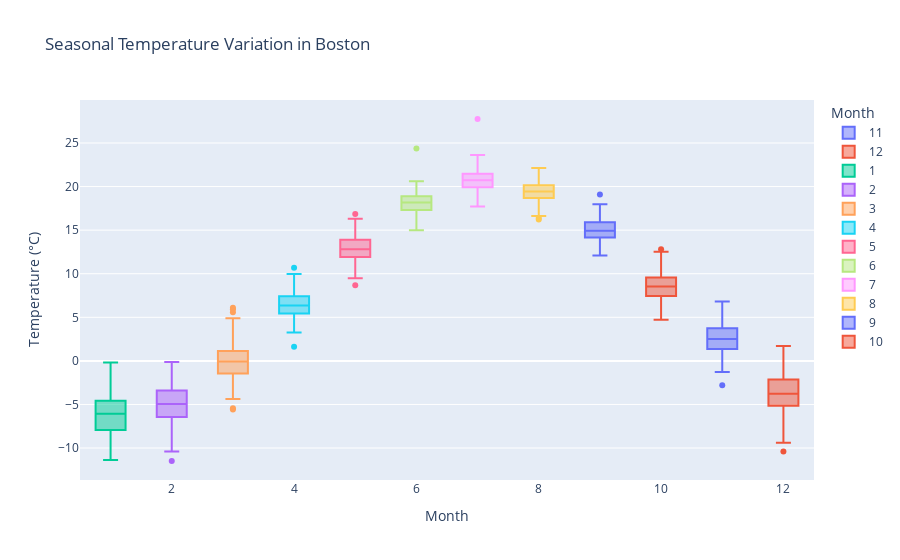

This figure's notebook cell:
### Markdown cell above
This graph shows the overall average temperature for each month of the year. This graph shows the steady incline upwards, until the severe cold waves that hit Denmark in the last recorded Decade.

### Code cell
ny = df[df['City'] == "Boston"].copy()
ny['month'] = ny['dt'].dt.month

fig = px.box(ny, x="month", y="AverageTemperature", title="Seasonal Temperature Variation in Boston", 
             labels={"month": "Month", "AverageTemperature": "Temperature (°C)"}, color="month")
fig.show()

### Figure 1 — Plotly figure (JSON) as saved in the notebook; plotly's stock layout.template omitted (floating-point values rounded to 4 significant figures; data arrays with more than 128 entries replaced by an {"elided": "..."} marker saying what was removed)
{"data": [{"alignmentgroup": "True", "hovertemplate": "Month=%{x}<br>Temperature (°C)=%{y}<extra></extra>", "legendgroup": "11", "marker": {"color": "#636efa"}, "name": "11", "notched": false, "offsetgroup": "11", "orientation": "v", "showlegend": true, "type": "box", "x": {"elided": "270 int values"}, "x0": " ", "xaxis": "x", "y": {"elided": "270 float values"}, "y0": " ", "yaxis": "y"}, {"alignmentgroup": "True", "hovertemplate": "Month=%{x}<br>Temperature (°C)=%{y}<extra></extra>", "legendgroup": "12", "marker": {"color": "#EF553B"}, "name": "12", "notched": false, "offsetgroup": "12", "orientation": "v", "showlegend": true, "type": "box", "x": {"elided": "270 int values"}, "x0": " ", "xaxis": "x", "y": {"elided": "270 float values"}, "y0": " ", "yaxis": "y"}, {"alignmentgroup": "True", "hovertemplate": "Month=%{x}<br>Temperature (°C)=%{y}<extra></extra>", "legendgroup": "1", "marker": {"color": "#00cc96"}, "name": "1", "notched": false, "offsetgroup": "1", "orientation": "v", "showlegend": true, "type": "box", "x": {"elided": "270 int values"}, "x0": " ", "xaxis": "x", "y": {"elided": "270 float values"}, "y0": " ", "yaxis": "y"}, {"alignmentgroup": "True", "hovertemplate": "Month=%{x}<br>Temperature (°C)=%{y}<extra></extra>", "legendgroup": "2", "marker": {"color": "#ab63fa"}, "name": "2", "notched": false, "offsetgroup": "2", "orientation": "v", "showlegend": true, "type": "box", "x": {"elided": "270 int values"}, "x0": " ", "xaxis": "x", "y": {"elided": "270 float values"}, "y0": " ", "yaxis": "y"}, {"alignmentgroup": "True", "hovertemplate": "Month=%{x}<br>Temperature (°C)=%{y}<extra></extra>", "legendgroup": "3", "marker": {"color": "#FFA15A"}, "name": "3", "notched": false, "offsetgroup": "3", "orientation": "v", "showlegend": true, "type": "box", "x": {"elided": "270 int values"}, "x0": " ", "xaxis": "x", "y": {"elided": "270 float values"}, "y0": " ", "yaxis": "y"}, {"alignmentgroup": "True", "hovertemplate": "Month=%{x}<br>Temperature (°C)=%{y}<extra></extra>", "legendgroup": "4", "marker": {"color": "#19d3f3"}, "name": "4", "notched": false, "offsetgroup": "4", "orientation": "v", "showlegend": true, "type": "box", "x": {"elided": "270 int values"}, "x0": " ", "xaxis": "x", "y": {"elided": "270 float values"}, "y0": " ", "yaxis": "y"}, {"alignmentgroup": "True", "hovertemplate": "Month=%{x}<br>Temperature (°C)=%{y}<extra></extra>", "legendgroup": "5", "marker": {"color": "#FF6692"}, "name": "5", "notched": false, "offsetgroup": "5", "orientation": "v", "showlegend": true, "type": "box", "x": {"elided": "270 int values"}, "x0": " ", "xaxis": "x", "y": {"elided": "270 float values"}, "y0": " ", "yaxis": "y"}, {"alignmentgroup": "True", "hovertemplate": "Month=%{x}<br>Temperature (°C)=%{y}<extra></extra>", "legendgroup": "6", "marker": {"color": "#B6E880"}, "name": "6", "notched": false, "offsetgroup": "6", "orientation": "v", "showlegend": true, "type": "box", "x": {"elided": "270 int values"}, "x0": " ", "xaxis": "x", "y": {"elided": "270 float values"}, "y0": " ", "yaxis": "y"}, {"alignmentgroup": "True", "hovertemplate": "Month=%{x}<br>Temperature (°C)=%{y}<extra></extra>", "legendgroup": "7", "marker": {"color": "#FF97FF"}, "name": "7", "notched": false, "offsetgroup": "7", "orientation": "v", "showlegend": true, "type": "box", "x": {"elided": "270 int values"}, "x0": " ", "xaxis": "x", "y": {"elided": "270 float values"}, "y0": " ", "yaxis": "y"}, {"alignmentgroup": "True", "hovertemplate": "Month=%{x}<br>Temperature (°C)=%{y}<extra></extra>", "legendgroup": "8", "marker": {"color": "#FECB52"}, "name": "8", "notched": false, "offsetgroup": "8", "orientation": "v", "showlegend": true, "type": "box", "x": {"elided": "270 int values"}, "x0": " ", "xaxis": "x", "y": {"elided": "270 float values"}, "y0": " ", "yaxis": "y"}, {"alignmentgroup": "True", "hovertemplate": "Month=%{x}<br>Temperature (°C)=%{y}<extra></extra>", "legendgroup": "9", "marker": {"color": "#636efa"}, "name": "9", "notched": false, "offsetgroup": "9", "orientation": "v", "showlegend": true, "type": "box", "x": {"elided": "270 int values"}, "x0": " ", "xaxis": "x", "y": {"elided": "270 float values"}, "y0": " ", "yaxis": "y"}, {"alignmentgroup": "True", "hovertemplate": "Month=%{x}<br>Temperature (°C)=%{y}<extra></extra>", "legendgroup": "10", "marker": {"color": "#EF553B"}, "name": "10", "notched": false, "offsetgroup": "10", "orientation": "v", "showlegend": true, "type": "box", "x": {"elided": "269 int values"}, "x0": " ", "xaxis": "x", "y": {"elided": "269 float values"}, "y0": " ", "yaxis": "y"}], "layout": {"boxmode": "overlay", "legend": {"title": {"text": "Month"}, "tracegroupgap": 0}, "title": {"text": "Seasonal Temperature Variation in Boston"}, "xaxis": {"anchor": "y", "categoryarray": [11, 12, 1, 2, 3, 4, 5, 6, 7, 8, 9, 10], "categoryorder": "array", "domain": [0, 1], "title": {"text": "Month"}}, "yaxis": {"anchor": "x", "domain": [0, 1], "title": {"text": "Temperature (°C)"}}}}
